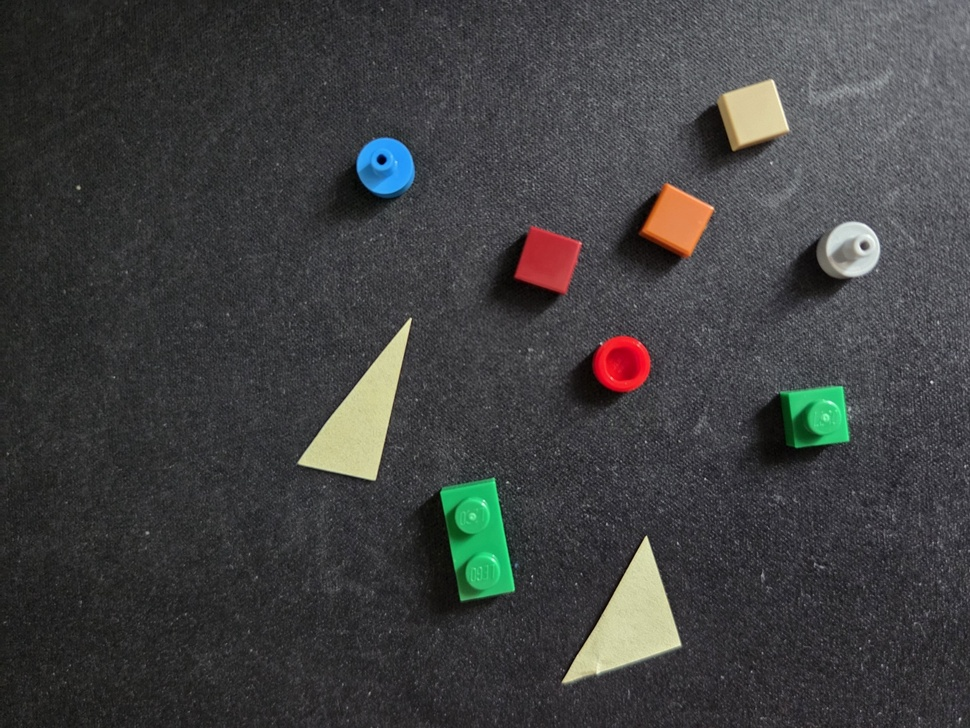
%> input picture LAB2/test.jpg, 970 x 728 px, shrunk from 1637 x 1228 before the run
$ octave --eval "result = cleanMask(imread('test.jpg'));"   (GNU Octave 9; MATLAB toolbox functions it lacks are replaced by stand-ins)
%> lines starting %> are read from the running program, lines starting %| are printed output that depends on the picture
function BW = cleanMask(BW)

se = strel('disk', 3);
BW = imopen(BW, se);
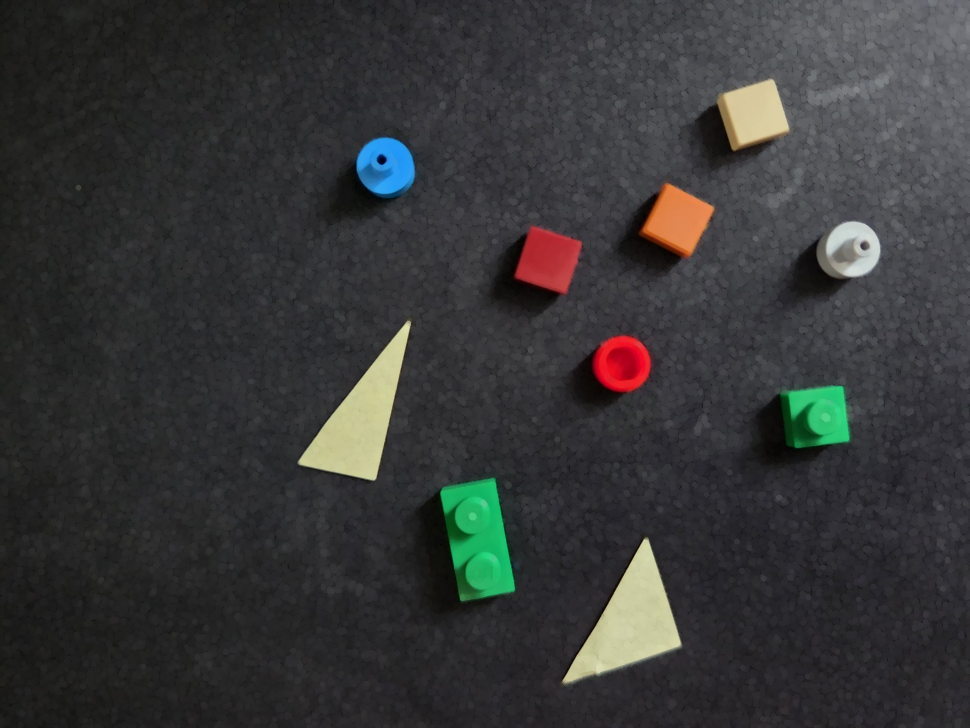
%> BW: size 728x970x3 uint8; mean R, G, B 54.7, 55.2, 55.3

BW = imfill(BW, 'holes');

BW = bwareaopen(BW, 300);
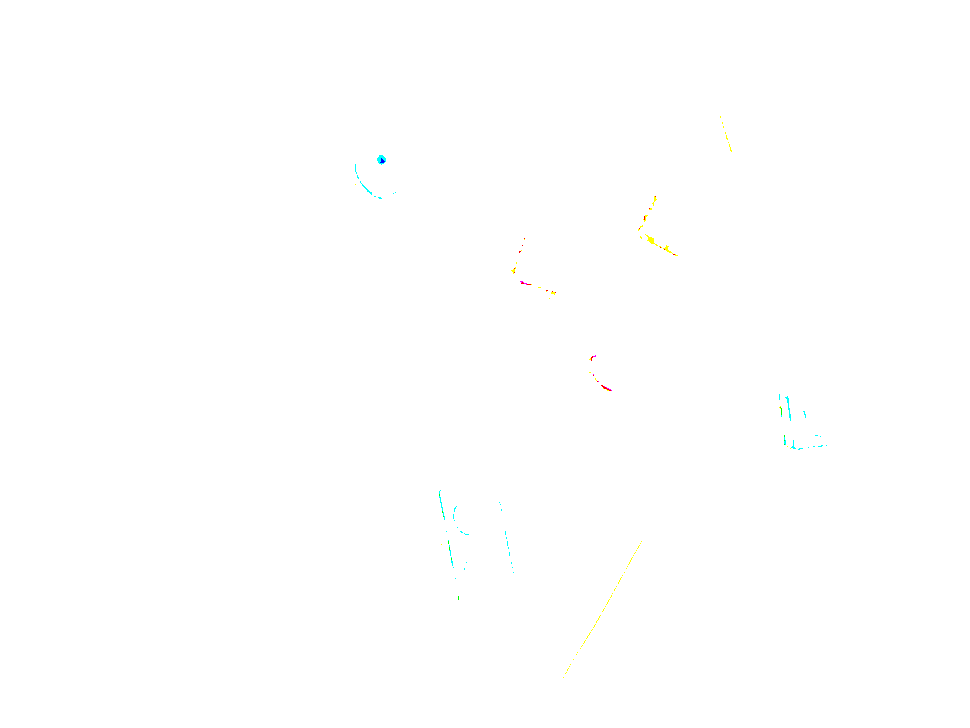
%> BW: size 728x970x3 logical; mean R, G, B 1, 1, 0.999

se = strel('disk', 2);
BW = imclose(BW, se);

end
